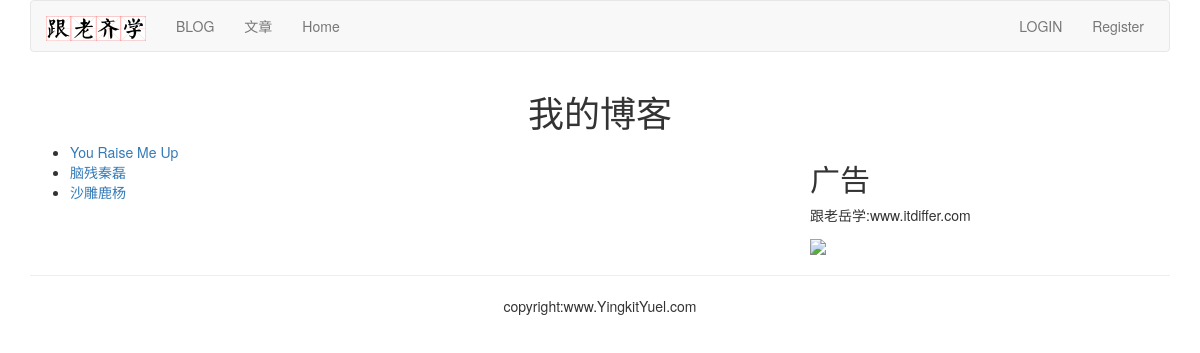
Screenshot of /blog/ with the database file from the repository.
### blog/models.py (models this page shows, shortened)
class BlogArticles(models.Model):
    title = models.CharField(max_length=300)
    author = models.ForeignKey(User, on_delete=models.CASCADE,
                               related_name='blog_posts')
    body = models.TextField()
    publish = models.DateField(default=timezone.now)
    class Meta:
        ordering = ('-publish',)

### blog/views.py (the view)
# urls.py: path('', views.blog_title, name='blog_title'),
def blog_title(request):
    blogs = BlogArticles.objects.all()
    return render(request, 'blog/titles.html', {'blogs':blogs})

### templates/blog/titles.html (shortened to what this page needs)
{% extends "base.html" %}
{% block content %}
<div class="row text-center vertical-middle-sm">
    <h1>我的博客</h1>
</div>
<div class="row">
    <div class="col-xs-12 col-md-8">
    <ul>
    {% for blog in blogs %}
        <li><a href="{{ blog.id }}/">{{ blog.title }}</a></li>
    {% endfor %}
    </ul>
    </div>
    <div class="col-xs-6 col-md-4">
    <h2>广告</h2>
    <p>跟老岳学:www.itdiffer.com</p>
    <img width="200px" src="https://raw.githubusercontent.com/qiwsir/DjangoPracticeProject/master/python-book2.png">
    </div>
</div>
{% endblock %}

### rows the page displays
BlogArticles: title "You Raise Me Up"
BlogArticles: title "脑残秦磊"
BlogArticles: title "沙雕鹿杨"
